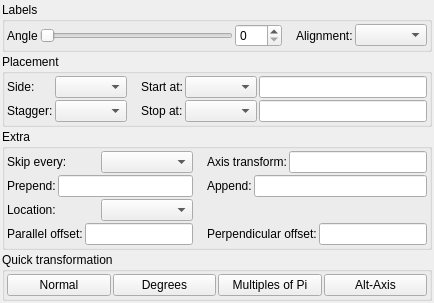
     <widget class="QWidget" name="tabPageTickLabels">
      <attribute name="title">
       <string>Tick labels</string>
      </attribute>
      <layout class="QVBoxLayout" name="tickLabelsTabLayout">
       <property name="spacing">
        <number>2</number>
       </property>
       <property name="leftMargin">
        <number>2</number>
       </property>
       <property name="topMargin">
        <number>2</number>
       </property>
       <property name="rightMargin">
        <number>2</number>
       </property>
       <property name="bottomMargin">
        <number>2</number>
       </property>
       <item>
        <widget class="QGroupBox" name="grpLabels">
         <property name="title">
          <string>Labels</string>
         </property>
         <layout class="QHBoxLayout">
          <property name="spacing">
           <number>14</number>
          </property>
          <property name="leftMargin">
           <number>2</number>
          </property>
          <property name="topMargin">
           <number>2</number>
          </property>
          <property name="rightMargin">
           <number>2</number>
          </property>
          <property name="bottomMargin">
           <number>2</number>
          </property>
          <item>
           <layout class="QHBoxLayout">
            <property name="spacing"><number>2</number></property>
            <item><widget class="QLabel" name="lblCharAngle"><property name="text"><string>Angle</string></property></widget></item>
            <item><widget class="QSlider" name="sldCharAngleBar"><property name="orientation"><enum>Qt::Orientation::Horizontal</enum></property><property name="minimum"><number>0</number></property><property name="maximum"><number>360</number></property></widget></item>
            <item><widget class="QSpinBox" name="spnCharAngle"><property name="minimum"><number>0</number></property><property name="maximum"><number>360</number></property></widget></item>
           </layout>
          </item>
          <item>
           <layout class="QHBoxLayout">
            <property name="spacing">
             <number>2</number>
            </property>
            <item>
             <widget class="QLabel" name="lblTickAlign">
              <property name="text">
               <string>Alignment:</string>
              </property>
             </widget>
            </item>
            <item>
             <widget class="QComboBox" name="cmbTickAlign"/>
            </item>
           </layout>
          </item>
         </layout>
        </widget>
       </item>
       <item>
        <widget class="QGroupBox" name="grpTickPlacement">
         <property name="title">
          <string>Placement</string>
         </property>
         <layout class="QGridLayout">
          <property name="leftMargin">
           <number>2</number>
          </property>
          <property name="topMargin">
           <number>2</number>
          </property>
          <property name="rightMargin">
           <number>2</number>
          </property>
          <property name="bottomMargin">
           <number>2</number>
          </property>
          <property name="horizontalSpacing">
           <number>14</number>
          </property>
          <property name="verticalSpacing">
           <number>2</number>
          </property>
          <item row="0" column="0">
           <layout class="QHBoxLayout">
            <property name="spacing">
             <number>2</number>
            </property>
            <item>
             <widget class="QLabel" name="lblTickSide">
              <property name="text">
               <string>Side:</string>
              </property>
             </widget>
            </item>
            <item>
             <widget class="QComboBox" name="cmbTickSide"/>
            </item>
           </layout>
          </item>
          <item row="0" column="1">
           <layout class="QHBoxLayout">
            <property name="spacing">
             <number>2</number>
            </property>
            <item>
             <widget class="QLabel" name="lblStartAt">
              <property name="text">
               <string>Start at:</string>
              </property>
             </widget>
            </item>
            <item>
             <widget class="QComboBox" name="cmbStartAt"/>
            </item>
            <item>
             <widget class="QLineEdit" name="ledTickStart"/>
            </item>
           </layout>
          </item>
          <item row="1" column="0">
           <layout class="QHBoxLayout">
            <property name="spacing">
             <number>2</number>
            </property>
            <item>
             <widget class="QLabel" name="lblStagger">
              <property name="text">
               <string>Stagger:</string>
              </property>
             </widget>
            </item>
            <item>
             <widget class="QComboBox" name="cmbStagger"/>
            </item>
           </layout>
          </item>
          <item row="1" column="1">
           <layout class="QHBoxLayout">
            <property name="spacing">
             <number>2</number>
            </property>
            <item>
             <widget class="QLabel" name="lblStopAt">
              <property name="text">
               <string>Stop at:</string>
              </property>
             </widget>
            </item>
            <item>
             <widget class="QComboBox" name="cmbStopAt"/>
            </item>
            <item>
             <widget class="QLineEdit" name="ledTickStop"/>
            </item>
           </layout>
          </item>
         </layout>
        </widget>
       </item>
       <item>
        <widget class="QGroupBox" name="grpExtra">
         <property name="title">
          <string>Extra</string>
         </property>
         <layout class="QGridLayout">
          <property name="leftMargin">
           <number>2</number>
          </property>
          <property name="topMargin">
           <number>2</number>
          </property>
          <property name="rightMargin">
           <number>2</number>
          </property>
          <property name="bottomMargin">
           <number>2</number>
          </property>
          <property name="horizontalSpacing">
           <number>14</number>
          </property>
          <property name="verticalSpacing">
           <number>2</number>
          </property>
          <item row="0" column="0">
           <layout class="QHBoxLayout">
            <property name="spacing">
             <number>2</number>
            </property>
            <item>
             <widget class="QLabel" name="lblSkipEvery">
              <property name="text">
               <string>Skip every:</string>
              </property>
             </widget>
            </item>
            <item>
             <widget class="QComboBox" name="cmbSkipEvery"/>
            </item>
           </layout>
          </item>
          <item row="0" column="1">
           <layout class="QHBoxLayout">
            <property name="spacing">
             <number>2</number>
            </property>
            <item>
             <widget class="QLabel" name="lblAxisTransform">
              <property name="text">
               <string>Axis transform:</string>
              </property>
             </widget>
            </item>
            <item>
             <widget class="QLineEdit" name="ledAxisTransformBox"/>
            </item>
           </layout>
          </item>
          <item row="1" column="0">
           <layout class="QHBoxLayout">
            <property name="spacing">
             <number>2</number>
            </property>
            <item>
             <widget class="QLabel" name="lblPrepend">
              <property name="text">
               <string>Prepend:</string>
              </property>
             </widget>
            </item>
            <item>
             <widget class="QLineEdit" name="ledPrependBox"/>
            </item>
           </layout>
          </item>
          <item row="1" column="1">
           <layout class="QHBoxLayout">
            <property name="spacing">
             <number>2</number>
            </property>
            <item>
             <widget class="QLabel" name="lblAppend">
              <property name="text">
               <string>Append:</string>
              </property>
             </widget>
            </item>
            <item>
             <widget class="QLineEdit" name="ledAppendBox"/>
            </item>
           </layout>
          </item>
          <item row="2" column="0">
           <layout class="QHBoxLayout">
            <property name="spacing">
             <number>2</number>
            </property>
            <item>
             <widget class="QLabel" name="lblTickLocation">
              <property name="text">
               <string>Location:</string>
              </property>
             </widget>
            </item>
            <item>
             <widget class="QComboBox" name="cmbTickLocation"/>
            </item>
           </layout>
          </item>
          <item row="3" column="0">
           <layout class="QHBoxLayout">
            <property name="spacing">
             <number>2</number>
            </property>
            <item>
             <widget class="QLabel" name="lblTickParaOffs">
              <property name="text">
               <string>Parallel offset:</string>
              </property>
             </widget>
            </item>
            <item>
             <widget class="QLineEdit" name="ledTickParaOffsBox"/>
            </item>
           </layout>
          </item>
          <item row="3" column="1">
           <layout class="QHBoxLayout">
            <property name="spacing">
             <number>2</number>
            </property>
            <item>
             <widget class="QLabel" name="lblTickPerpendOffs">
              <property name="text">
               <string>Perpendicular offset:</string>
              </property>
             </widget>
            </item>
            <item>
             <widget class="QLineEdit" name="ledTickPerpendOffsBox"/>
            </item>
           </layout>
          </item>
         </layout>
        </widget>
       </item>
       <item>
        <widget class="QGroupBox" name="grpQuick">
         <property name="title">
          <string>Quick transformation</string>
         </property>
         <layout class="QHBoxLayout">
          <property name="spacing">
           <number>2</number>
          </property>
          <property name="leftMargin">
           <number>2</number>
          </property>
          <property name="topMargin">
           <number>2</number>
          </property>
          <property name="rightMargin">
           <number>2</number>
          </property>
          <property name="bottomMargin">
           <number>2</number>
          </property>
          <item>
           <widget class="QPushButton" name="cmdQuickNormal">
            <property name="text">
             <string>Normal</string>
            </property>
           </widget>
          </item>
          <item>
           <widget class="QPushButton" name="cmdQuickDegrees">
            <property name="text">
             <string>Degrees</string>
            </property>
           </widget>
          </item>
          <item>
           <widget class="QPushButton" name="cmdQuickPis">
            <property name="text">
             <string>Multiples of Pi</string>
            </property>
           </widget>
          </item>
          <item>
           <widget class="QPushButton" name="cmdQuickAlt">
            <property name="text">
             <string>Alt-Axis</string>
            </property>
           </widget>
          </item>
         </layout>
        </widget>
       </item>
       <item>
        <spacer>
         <property name="orientation"><enum>Qt::Orientation::Vertical</enum></property>
         <property name="sizeHint" stdset="0"><size><width>0</width><height>0</height></size></property>
        </spacer>
       </item>
      </layout>
     </widget>
